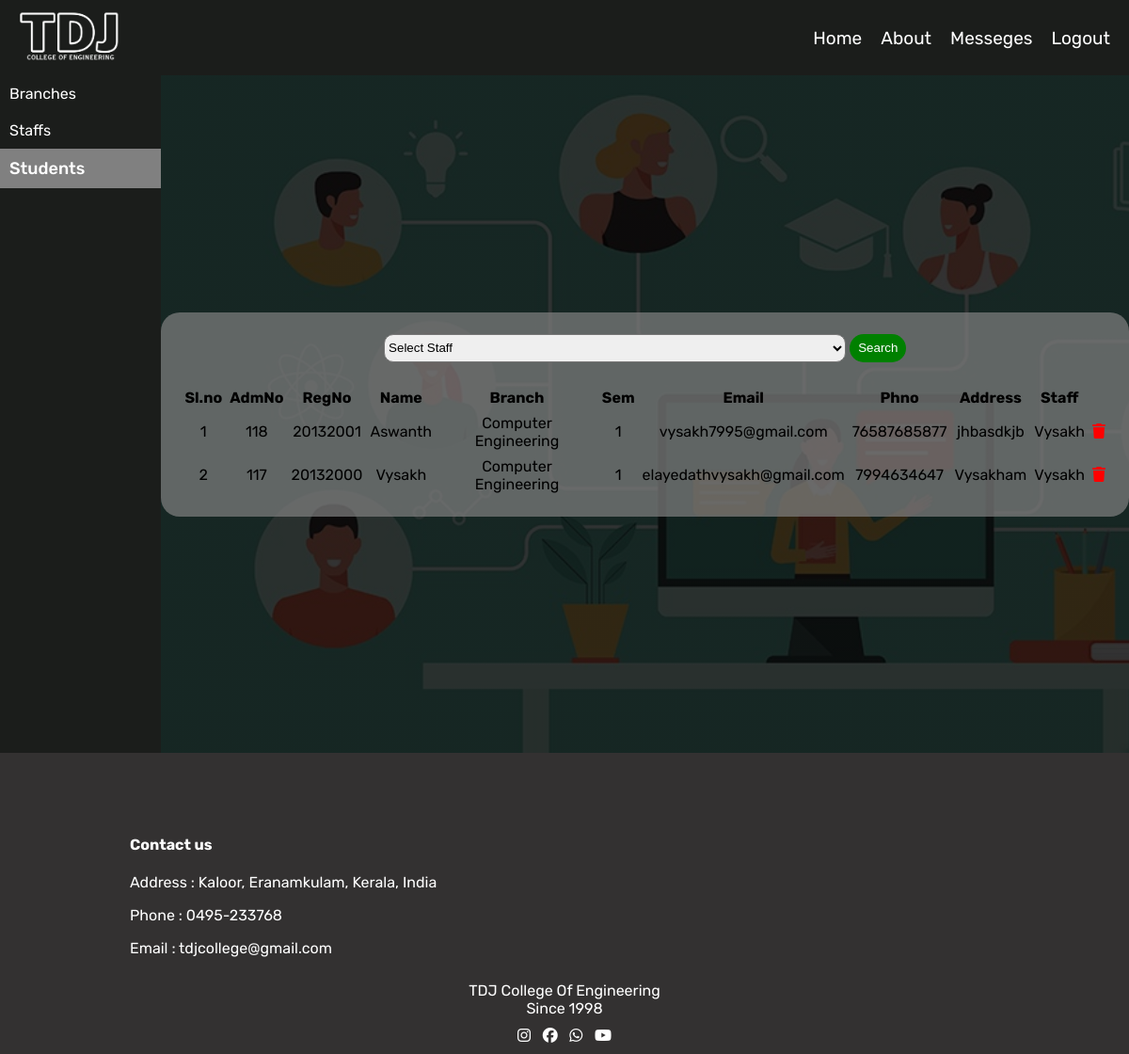
Page /viewstudents (signed in) on the committed database.
### app/models.py (models this page shows, shortened)
class Student(models.Model):
    staffname=models.ForeignKey(Staff,on_delete=models.CASCADE)
    bname=models.ForeignKey(Branches,on_delete=models.CASCADE)
    ssem=models.ForeignKey(Sem,on_delete=models.CASCADE)
    stname=models.TextField()
    stregno=models.TextField()
    stadmno=models.TextField()
    stemail=models.TextField()
    stphno=models.TextField()
    staddress=models.TextField()
    stpassword=models.TextField(null=True)
    setnewpsw=models.BooleanField(default=False)

class Branches(models. Model):
    aname=models.ForeignKey(admins,on_delete=models.CASCADE)
    bname=models.TextField()
    status=models.BooleanField(default=True)

class Sem(models.Model):
    semno=models.TextField()

class Staff(models.Model):
    aname=models.ForeignKey(admins,on_delete=models.CASCADE)
    staffname=models.TextField()
    staffemail=models.TextField()
    staffphno=models.TextField()
    staffaddress=models.TextField()
    staffbranch=models.ForeignKey(Branches,on_delete=models.CASCADE)
    staffpassword=models.TextField()
    status=models.BooleanField(default=True)

### app/views.py (the view)
# urls.py: path('viewstudents',views.viewstudents),
def viewstudents(request):
    if 'adm' in request.session:
        staffs=Staff.objects.filter(aname=admins.objects.get(username=request.session['adm']))
        if request.method=='POST':
            staff=request.POST['staff']
            stf=Staff.objects.get(staffname=staff)
            data=Student.objects.filter(staffname=stf)
        else:
            data=Student.objects.all()
        return render(request,'admin/viewstudents.html',{'staffs':staffs,'data':data,'msg_count':countmsg(request)})
    else:
        return redirect(index)

### app/views.py (called while the page is built)
def countmsg(request):
    u_msgs=messeges.objects.filter(read=False)
    msg_len=len(u_msgs)
    return msg_len

### templates/admin/viewstudents.html (shortened to what this page needs)
<!DOCTYPE html>
<html lang="en">
<head>
    {% load static %}
    <link rel="stylesheet" href="{% static 'css/index.css' %}">
</head>
<body>
    <div class="main">
        <div class="nav">
            <div class="navigation" >
                <div class="logo">
                    <a href="../admin_index"><img src="{% static 'images/clogo.png' %}" alt=""></a>
                </div>
                <div class="links">
                    <ul>
                        <a href="../admin_index" class="service"><li>Home</li></a>
                        <a href="" class="service"><li>About</li></a>
                        <a href="../admin_viewmessege" class="service"><li>Messeges</li>{% if msg_count is 0 %}{% else %} <p id="msgcount">{{msg_count}}</p>{% endif %}</a>
                        <a href="../adm_logout" class="service"><li>Logout</li></a>
                    </ul>
                </div>
            </div>
        </div>
        <div class="admin_main">
            <div class="admin_part1">
                <a href="../admbranch"><div class="nav1">
                    Branches
                </div></a>
                <a href="../admstaff"><div class="nav1">
                    Staffs
                </div></a>
                <a href=""><div class="nav1 active">
                    Students
                </div></a>
            </div>
            <div class="admin_part2 admin">
            <div class="cntr">
                <div class="branchadd">
                    <form action="viewstudents" method="POST" >
                        <table>
                            <tr>
                                <td>
                                    <select name="staff" id="" required>
                                        <option value="" disabled selected>Select Staff</option>
                                    </select>
                                    <input type="submit" value="Search">
                                </td>
                            </tr>
                        </table>
                    </form>
                </div>
                <div class="branches">
                    <table cellpadding="3px">
                        <tr>
                            <th>Sl.no</th>
                            <th>AdmNo</th>
                            <th>RegNo</th>
                            <th>Name</th>
                            <th>Branch</th>
                            <th>Sem</th>
                            <th>Email</th>
                            <th>Phno</th>
                            <th>Address</th>
                            <th>Staff</th>
                        </tr>
                        {% for i in data %}
                        <tr>
                        <td>{{forloop.counter}}</td>
                        <td>{{i.stadmno}}</td>
                        <td>{{i.stregno}}</td>
                        <td>{{i.stname}}</td>
                        <td>{{i.bname.bname}}</td>
                        <td>{{i.ssem.semno}}</td>
                        <td>{{i.stemail}}</td>
                        <td>{{i.stphno}}</td>
                        <td>{{i.staddress}}</td>
                        <td>{{i.staffname.staffname}}</td>
                            <td><a href="../deletestudent/{{i.pk}}" onclick="return confirm('Are you sure you want to delete this?')" style="color: red;" title="Delete Student"><i class="fa-solid fa-trash"></i></a></td>
                        </tr>
                        {% endfor %}
                    </table>
                </div>
            </div>
            <div class="messege1"  id="messegediv">
            </div>
            </div>
           </div>
        </div>
        <footer style="margin: 0px;">
            <div class="contact">
                <h4>Contact us</h4>
                <p>Address : Kaloor, Eranamkulam, Kerala, India</p>
                <p>Phone : 0495-233768</p>
                <p>Email : tdjcollege@gmail.com</p>
            </div>
            <div class="clg_name">
                <p>TDJ College Of Engineering</p>
                <p>Since 1998</p>
            </div>
            <div class="icons">
                <div class="icon"><i class="fa-brands fa-instagram"></i></div>
                <div class="icon"><i class="fa-brands fa-facebook"></i></div>
                <div class="icon"><i class="fa-brands fa-whatsapp"></i></div>
                <div class="icon"><i class="fa-brands fa-youtube"></i></div>
            </div>
        </footer>
</body>
</html>

### static/css/index.css (style rules this page uses)
body { margin: 0px; font-family: "Rubik", sans-serif; font-optical-sizing: auto; font-style: normal; }
.main { background-color: rgb(255, 255, 255); }
.nav { position: fixed; top: 0px; width: 100%; z-index: 10; }
.navigation { display: grid; grid-template-areas: 'logo links links links'; height: 80px; background-color: rgb(27, 29, 27); width: 100%; }
.logo { grid-area: logo; display: flex ; align-items: center; }
.logo img { width:150px; filter: invert(100%) brightness(100%) ; }
.links { grid-area: links; display: flex; justify-content: flex-end; }
.links ul { display: flex; justify-content: space-evenly; align-items: center; color: white; }
li { list-style: none; font-size: 19px; margin-right: 20px; }
ul a { text-decoration: none; color: rgb(255, 255, 255); }
footer { margin-top: 20px; background-color: rgb(51, 49, 49); color: white; height: 300px; display: flex; flex-direction: column; align-items: center; justify-content: flex-end; padding: 10px; }
.icons { display: flex; width: 100px; justify-content: space-between; }
.contact { width: 80%; padding-left: 20px; }
.clg_name { display: flex; flex-direction: column; align-items: center; padding: 10px; }
.clg_name p { margin: 0px; }
.admin_main { height: 90vh; margin-top: 80px; display: flex; }
.admin_part1 { height: 90vh; width: 200px; background-color: rgb(27, 29, 27); }
.admin_part1 a { color: white; text-decoration: none; }
.nav1 { padding: 10px; }
.admin_part2 { width: 100%; display: flex; justify-content:center; align-items: center; flex-direction: column; }
.messege1 { margin: 0px; position: absolute; top: 80px; right: 0px; display: flex; justify-content: center; align-items: center; width: 30%; height: 40px; padding: 10px; padding-left: 15px; border-radius: 25px; right: 0px; color: rgb(255, 255, 255); }
select { width: 50%; height: 30px; border-radius: 10px; }
input[type='submit'] { background-color: green; border: none; height: 30px; width: 60px; border-radius: 10px; color: white; }
.branches { display: flex; flex-direction: column; }
.admin_main .admin { background-image:linear-gradient(rgba(0, 0, 0, 0.8), rgba(0, 0, 0, 0.8)), url(../images/1717062061758.jpg); background-repeat: no-repeat; background-size: cover; }
table { text-align: center; width: 100%; }
.admin_main .cntr { background-color: rgba(128, 128, 128, 0.708); padding: 20px; width:fit-content; border-radius: 20px; }
.admin .branchadd input { height: 30px; border-radius: 20px; border: none; }
.admin .branchadd { margin-bottom: 20px; }
.active { font-size: 18px; font-weight: 500; background-color: gray; }

### rows in the picture
Student: stadmno "118", stregno "20132001", stname "Aswanth", bname.bname "Computer Engineering", ssem.semno "1", stemail "vysakh7995@gmail.com", stphno "76587685877", staddress "jhbasdkjb", staffname.staffname "Vysakh"
Student: stadmno "117", stregno "20132000", stname "Vysakh", bname.bname "Computer Engineering", ssem.semno "1", stemail "elayedathvysakh@gmail.com", stphno "7994634647", staddress "Vysakham", staffname.staffname "Vysakh"
